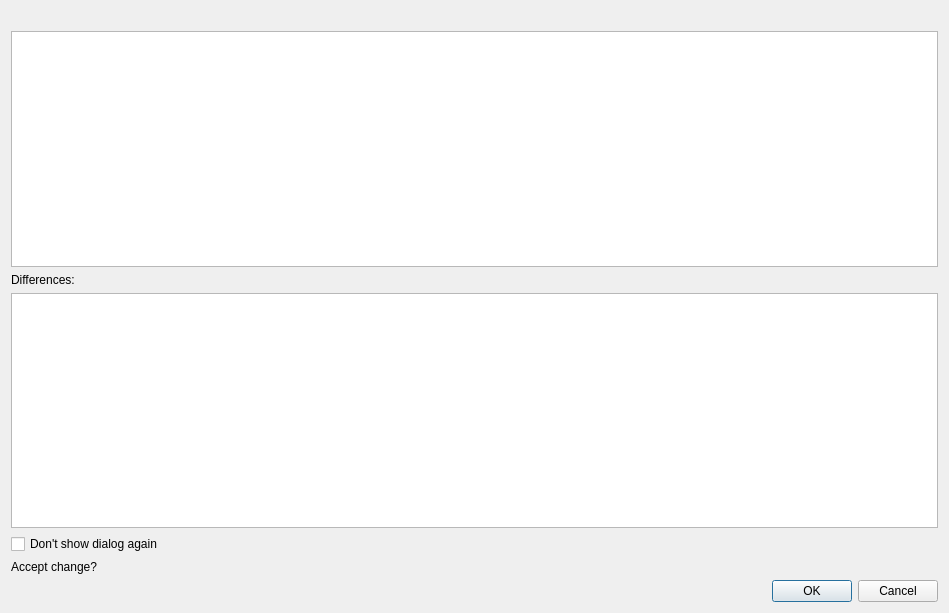
<?xml version="1.0" encoding="UTF-8"?>
<ui version="4.0">
 <class>TextDiffDialog</class>
 <widget class="QDialog" name="TextDiffDialog">
  <property name="windowModality">
   <enum>Qt::ApplicationModal</enum>
  </property>
  <property name="geometry">
   <rect>
    <x>0</x>
    <y>0</y>
    <width>949</width>
    <height>613</height>
   </rect>
  </property>
  <property name="windowTitle">
   <string>Text difference</string>
  </property>
  <property name="windowIcon">
   <iconset theme="dialog-information" resource="../breeze-qownnotes.qrc">
    <normaloff>:/icons/breeze-qownnotes/16x16/dialog-information.svg</normaloff>:/icons/breeze-qownnotes/16x16/dialog-information.svg</iconset>
  </property>
  <property name="modal">
   <bool>true</bool>
  </property>
  <layout class="QGridLayout" name="gridLayout">
   <item row="0" column="0">
    <layout class="QVBoxLayout" name="verticalLayout">
     <property name="spacing">
      <number>6</number>
     </property>
     <property name="sizeConstraint">
      <enum>QLayout::SetMinAndMaxSize</enum>
     </property>
     <item>
      <widget class="QLabel" name="label_2">
       <property name="styleSheet">
        <string notr="true">QLabel {font-weight: bold;}</string>
       </property>
      </widget>
     </item>
     <item>
      <widget class="QPlainTextEdit" name="plainTextEdit"/>
     </item>
     <item>
      <widget class="QLabel" name="label_3">
       <property name="text">
        <string>Differences:</string>
       </property>
      </widget>
     </item>
     <item>
      <widget class="QTextEdit" name="textEdit">
       <property name="readOnly">
        <bool>true</bool>
       </property>
       <property name="html">
        <string notr="true">&lt;!DOCTYPE HTML PUBLIC &quot;-//W3C//DTD HTML 4.0//EN&quot; &quot;http://www.w3.org/TR/REC-html40/strict.dtd&quot;&gt;
&lt;html&gt;&lt;head&gt;&lt;meta name=&quot;qrichtext&quot; content=&quot;1&quot; /&gt;&lt;meta charset=&quot;utf-8&quot; /&gt;&lt;style type=&quot;text/css&quot;&gt;
p, li { white-space: pre-wrap; }
hr { height: 1px; border-width: 0; }
li.unchecked::marker { content: &quot;\2610&quot;; }
li.checked::marker { content: &quot;\2612&quot;; }
&lt;/style&gt;&lt;/head&gt;&lt;body style=&quot; font-family:'Noto Sans'; font-size:10pt; font-weight:400; font-style:normal;&quot;&gt;
&lt;p style=&quot;-qt-paragraph-type:empty; margin-top:0px; margin-bottom:0px; margin-left:0px; margin-right:0px; -qt-block-indent:0; text-indent:0px; font-family:'Sans Serif'; font-size:9pt;&quot;&gt;&lt;br /&gt;&lt;/p&gt;&lt;/body&gt;&lt;/html&gt;</string>
       </property>
      </widget>
     </item>
     <item>
      <widget class="QCheckBox" name="dontShowAgainCheckBox">
       <property name="text">
        <string>Don't show dialog again</string>
       </property>
      </widget>
     </item>
     <item>
      <widget class="QLabel" name="label">
       <property name="text">
        <string>Accept change?</string>
       </property>
      </widget>
     </item>
     <item>
      <widget class="QDialogButtonBox" name="buttonBox">
       <property name="sizePolicy">
        <sizepolicy hsizetype="Expanding" vsizetype="Fixed">
         <horstretch>0</horstretch>
         <verstretch>0</verstretch>
        </sizepolicy>
       </property>
       <property name="minimumSize">
        <size>
         <width>200</width>
         <height>0</height>
        </size>
       </property>
       <property name="maximumSize">
        <size>
         <width>1000</width>
         <height>16777215</height>
        </size>
       </property>
       <property name="orientation">
        <enum>Qt::Horizontal</enum>
       </property>
       <property name="standardButtons">
        <set>QDialogButtonBox::Cancel|QDialogButtonBox::Ok</set>
       </property>
      </widget>
     </item>
    </layout>
   </item>
  </layout>
 </widget>
 <resources>
  <include location="../breeze-qownnotes.qrc"/>
 </resources>
 <connections>
  <connection>
   <sender>buttonBox</sender>
   <signal>accepted()</signal>
   <receiver>TextDiffDialog</receiver>
   <slot>accept()</slot>
   <hints>
    <hint type="sourcelabel">
     <x>248</x>
     <y>254</y>
    </hint>
    <hint type="destinationlabel">
     <x>157</x>
     <y>274</y>
    </hint>
   </hints>
  </connection>
  <connection>
   <sender>buttonBox</sender>
   <signal>rejected()</signal>
   <receiver>TextDiffDialog</receiver>
   <slot>reject()</slot>
   <hints>
    <hint type="sourcelabel">
     <x>316</x>
     <y>260</y>
    </hint>
    <hint type="destinationlabel">
     <x>286</x>
     <y>274</y>
    </hint>
   </hints>
  </connection>
 </connections>
</ui>
